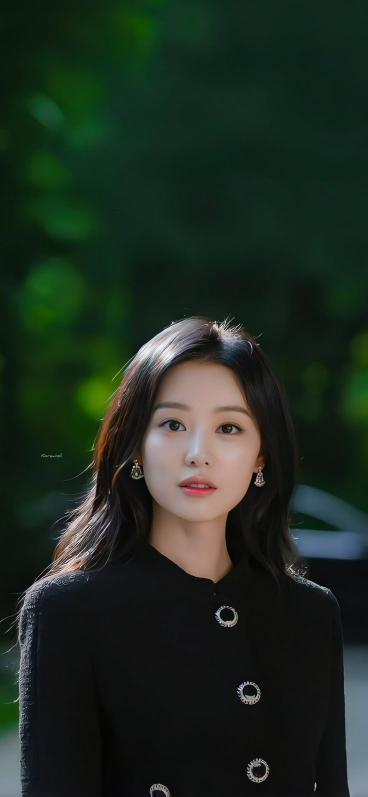
#> input picture face.jpg, 736 x 1593 px, given in place of landscape.jpg, which was not available (shown at 1/2 size)
$ jupyter execute Untitled.ipynb
#> lines starting #> are read from the running program, lines starting #| are printed output that depends on the picture; pictures that were not available may be replaced by others from this repository, and a replacement may not be noted
[cell 1]
import matplotlib.pyplot as plt
from PIL import Image
import numpy as np

[cell 2]
LandscapeImage=np.array(Image.open('landscape.jpg').convert('L').resize((400, 300)))
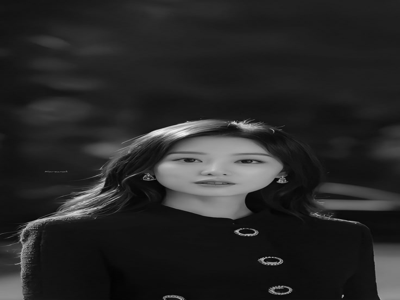
#> LandscapeImage: shape (300, 400); min 0, max 242, mean 39
Face=np.array(Image.open('face.jpg').convert('L').resize((400, 300)))
City=np.array(Image.open('city.jpg').convert('L').resize((400, 300)))
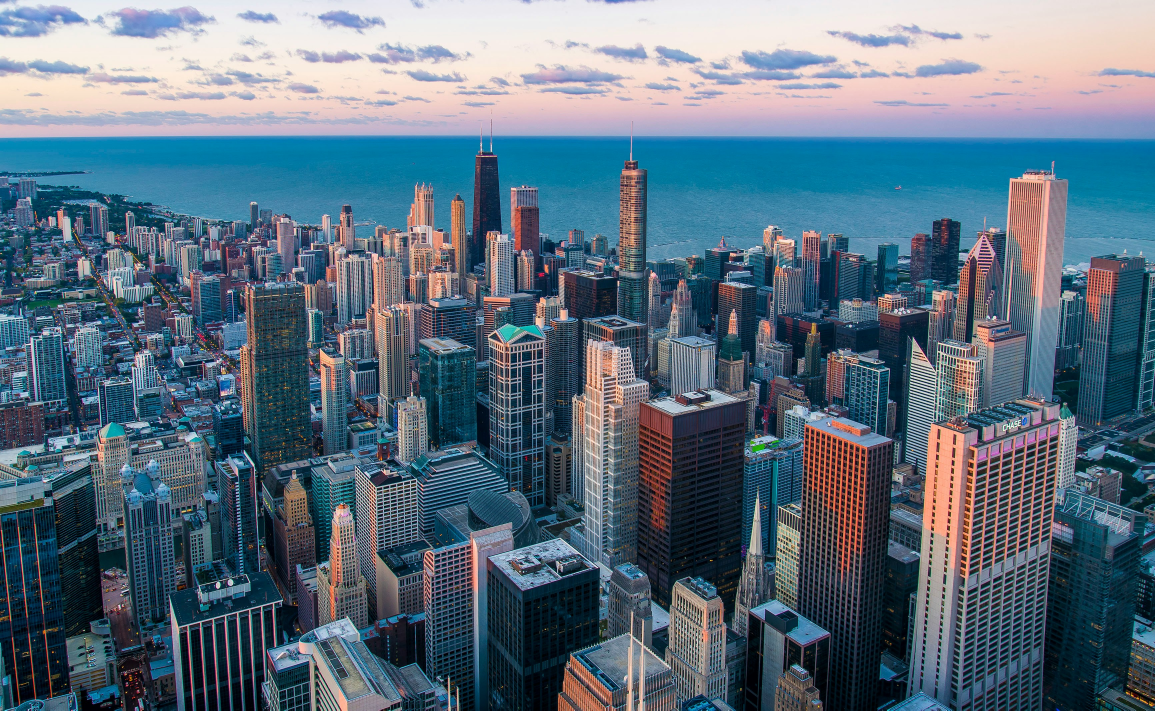
#> input picture city.jpg, 3465 x 2131 px (shown at 1/3 size)
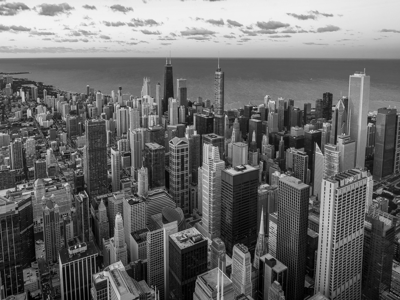
#> City: shape (300, 400); min 0, max 244, mean 106.6

[cell 3]
plt.imshow(LandscapeImage)

[cell 4]
plt.imshow(Face)

[cell 5]
plt.imshow(City)

[cell 6]
LandscapeImageMatrix=np.asarray(LandscapeImage)
FaceMatrix=np.asarray(Face)
CityMatrix=np.asarray(City)

[cell 7]
print(LandscapeImageMatrix)
#> (printed output is left out)
print(FaceMatrix)
#> (printed output is left out)
print(CityMatrix)
#> (printed output is left out)

[cell 8]
U1,S1,Vt1=np.linalg.svd(LandscapeImageMatrix,full_matrices=False)
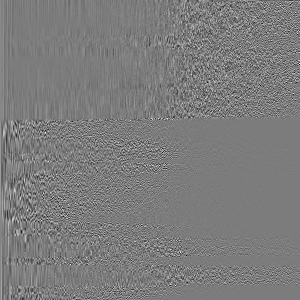
#> U1: shape (300, 300) float64; min -0.396, max 0.415, mean 0.000273; drawn with min black and max white
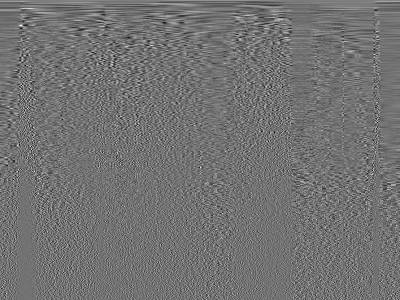
#> Vt1: shape (300, 400) float64; min -0.286, max 0.35, mean 0.000221; drawn with min black and max white
#> S1 = 300 values, max 15583.1 at index 0, min 0.649 at index 299, mean 234.8
U2,S2,Vt2=np.linalg.svd(FaceMatrix,full_matrices=False)
#> S2 has the same summary as S1
U3,S3,Vt3=np.linalg.svd(CityMatrix,full_matrices=False)
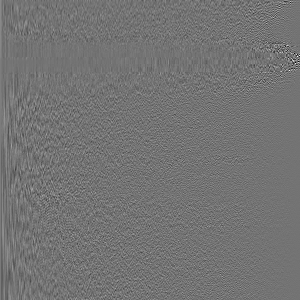
#> U3: shape (300, 300) float64; min -0.589, max 0.707, mean 0.000154; drawn with min black and max white
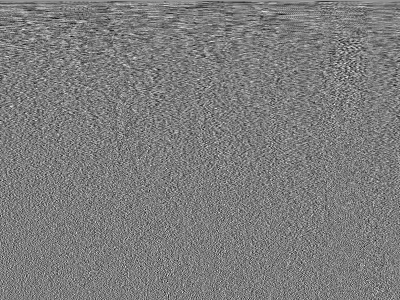
#> Vt3: shape (300, 400) float64; min -0.24, max 0.25, mean 0.000172; drawn with min black and max white
#> S3 = 300 values, max 41388.1 at index 0, min 3.9 at index 299, mean 507

[cell 9]
k = 1000

compressed_landscape = U1[:, :k] @ np.diag(S1[:k]) @ Vt1[:k, :]
compressed_face      = U2[:, :k] @ np.diag(S2[:k]) @ Vt2[:k, :]
compressed_city      = U3[:, :k] @ np.diag(S3[:k]) @ Vt3[:k, :]
